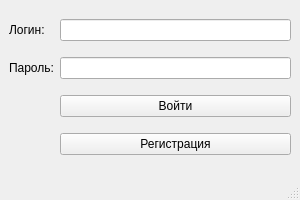
<?xml version="1.0" encoding="UTF-8"?>
<ui version="4.0">
 <class>LoginWindow</class>
 <widget class="QMainWindow" name="LoginWindow">
  <property name="geometry">
   <rect>
    <x>0</x>
    <y>0</y>
    <width>300</width>
    <height>200</height>
   </rect>
  </property>
  <property name="windowTitle">
   <string>Вход</string>
  </property>
  <widget class="QWidget" name="centralwidget">
   <layout class="QGridLayout" name="gridLayout">
    <item row="0" column="0">
     <widget class="QLabel" name="login_label">
      <property name="text">
       <string>Логин:</string>
      </property>
     </widget>
    </item>
    <item row="0" column="1">
     <widget class="QLineEdit" name="login_lineEdit"/>
    </item>
    <item row="1" column="0">
     <widget class="QLabel" name="password_label">
      <property name="text">
       <string>Пароль:</string>
      </property>
     </widget>
    </item>
    <item row="1" column="1">
     <widget class="QLineEdit" name="password_lineEdit">
      <property name="echoMode">
       <enum>QLineEdit::Password</enum>
      </property>
     </widget>
    </item>
    <item row="2" column="1">
     <widget class="QPushButton" name="login_pushButton">
      <property name="text">
       <string>Войти</string>
      </property>
     </widget>
    </item>
    <item row="3" column="1">
     <widget class="QPushButton" name="register_pushButton">
      <property name="text">
       <string>Регистрация</string>
      </property>
     </widget>
    </item>
   </layout>
  </widget>
  <widget class="QMenuBar" name="menubar">
   <property name="geometry">
    <rect>
     <x>0</x>
     <y>0</y>
     <width>300</width>
     <height>21</height>
    </rect>
   </property>
  </widget>
  <widget class="QStatusBar" name="statusbar"/>
 </widget>
 <resources/>
 <connections/>
</ui>
